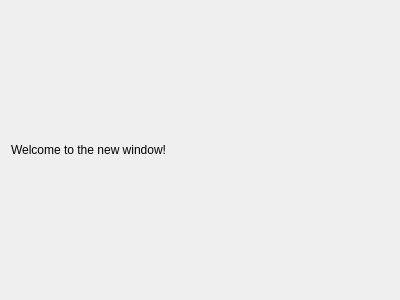
<?xml version="1.0" encoding="UTF-8"?>
<ui version="4.0">
 <class>newDiag</class>
 <widget class="QDialog" name="newDiag">
  <property name="geometry">
   <rect>
    <x>0</x>
    <y>0</y>
    <width>400</width>
    <height>300</height>
   </rect>
  </property>
  <property name="windowTitle">
   <string>Dialog</string>
  </property>
  <layout class="QVBoxLayout" name="verticalLayout">
   <item>
    <widget class="QLabel" name="label">
     <property name="text">
      <string>Welcome to the new window!</string>
     </property>
    </widget>
   </item>
  </layout>
 </widget>
 <resources/>
 <connections/>
</ui>
